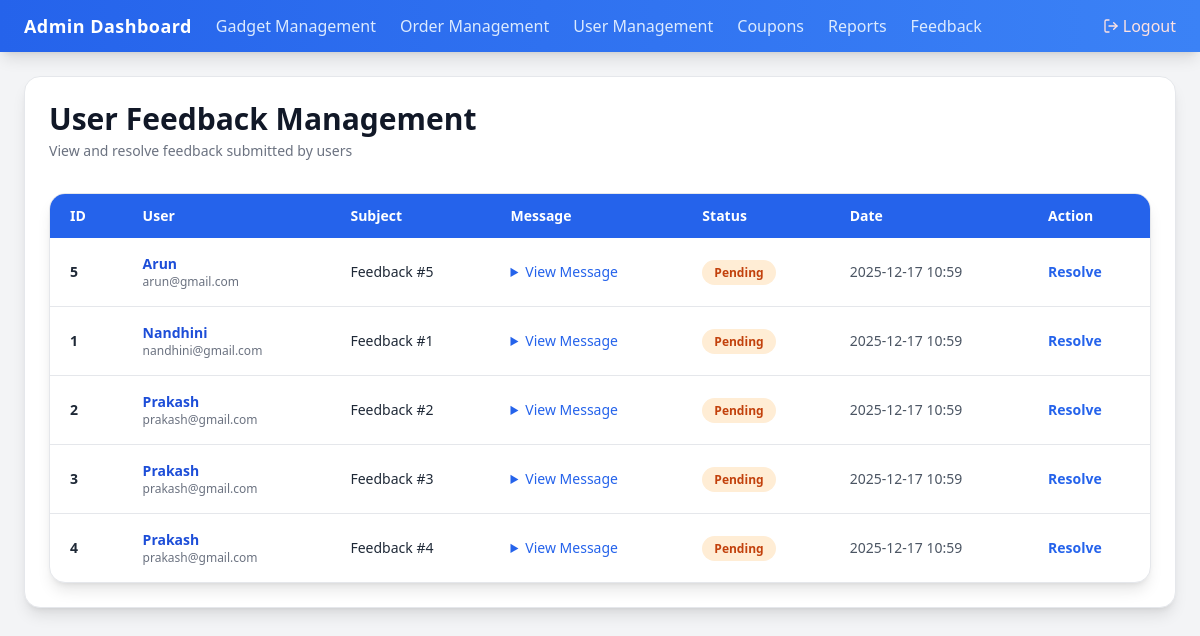
/admin/feedback (signed in), run on an earlier commit of the app's database.
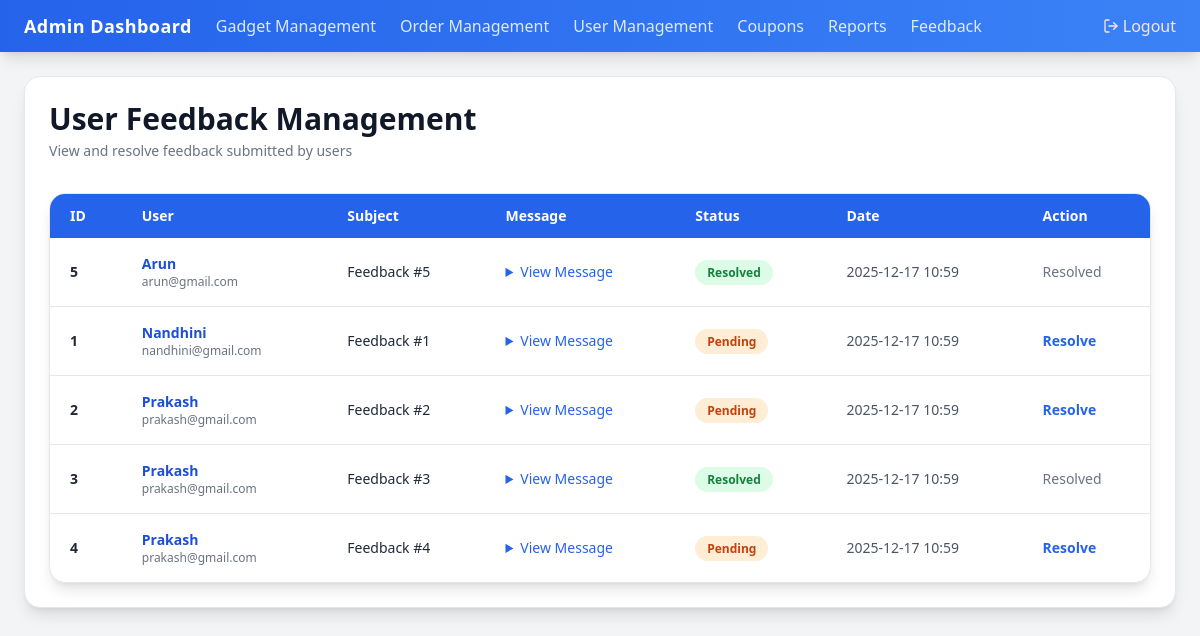
And on a later commit of the database.
### models.py (models this page shows, shortened)
class Feedback(db.Model):
    id = db.Column(db.Integer, primary_key=True)
    user_id = db.Column(db.Integer, db.ForeignKey('user.id'))
    subject = db.Column(db.String(100))
    message = db.Column(db.Text)
    status = db.Column(db.String(20), default='pending')
    created_at = db.Column(db.DateTime, default=datetime.utcnow)
    user = db.relationship('User', backref=db.backref('feedback', lazy=True))

class User(db.Model, UserMixin):
    id = db.Column(db.Integer, primary_key=True)
    name = db.Column(db.String(100))
    email = db.Column(db.String(100), unique=True)
    password = db.Column(db.String(200))
    phone = db.Column(db.String(15))
    address = db.Column(db.Text)
    is_admin = db.Column(db.Boolean, default=False)
    is_verified = db.Column(db.Boolean, default=False)
    is_active = db.Column(db.Boolean, default=True)
    created_at = db.Column(db.DateTime, default=datetime.utcnow)
    trust_score = db.Column(db.Integer, default=100)

### app.py (the view)
@app.route('/admin/feedback')
@login_required
@admin_required
def admin_feedback():
    feedback_items = Feedback.query.order_by(Feedback.created_at.desc()).all()
    return render_template("admin/admin_feedback.html", feedback_items=feedback_items)

### app.py (called while the page is built)
def admin_required(f):
    @wraps(f)
    def decorated_function(*args, **kwargs):
        if not current_user.is_authenticated or not current_user.is_admin:
            flash('Admin access required.', 'danger')
            return redirect(url_for('admin_login'))
        return f(*args, **kwargs)
    return decorated_function

@login_manager.user_loader
def load_user(user_id):
    return User.query.get(int(user_id))

@app.before_request
def ensure_images_valid():
    for g in Gadget.query.all():
        img_path = os.path.join(app.root_path, "static", g.image or "default_gadget.png")
        if not os.path.exists(img_path):
            g.image = "default_gadget.png"
    db.session.commit()

### templates/admin/admin_feedback.html (shortened to what this page needs)
{% extends "admin/admin_base.html" %}
{% block content %}
<div class="mb-8 flex items-center justify-between">
    <div>
        <h2 class="text-3xl font-bold text-gray-900">
            User Feedback Management
        </h2>
        <p class="text-sm text-gray-500 mt-1">
            View and resolve feedback submitted by users
        </p>
    </div>
</div>
{% if feedback_items %}
<div class="bg-white rounded-2xl shadow-lg border border-gray-200 overflow-x-auto">
    <table class="min-w-full text-sm">
        <thead class="bg-blue-600 text-white">
            <tr>
                <th class="px-5 py-3 text-left font-semibold">ID</th>
                <th class="px-5 py-3 text-left font-semibold">User</th>
                <th class="px-5 py-3 text-left font-semibold">Subject</th>
                <th class="px-5 py-3 text-left font-semibold">Message</th>
                <th class="px-5 py-3 text-left font-semibold">Status</th>
                <th class="px-5 py-3 text-left font-semibold">Date</th>
                <th class="px-5 py-3 text-left font-semibold">Action</th>
            </tr>
        </thead>
        <tbody class="divide-y divide-gray-200">
            {% for item in feedback_items %}
            <tr class="hover:bg-blue-50 transition">
                <td class="px-5 py-4 font-semibold text-gray-800">
                    {{ item.id }}
                </td>
                <td class="px-5 py-4">
                    <p class="font-semibold text-blue-700">
                        {{ item.user.name }}
                    </p>
                    <p class="text-xs text-gray-500">
                        {{ item.user.email }}
                    </p>
                </td>
                <td class="px-5 py-4 font-medium text-gray-800">
                    {{ item.subject }}
                </td>
                <td class="px-5 py-4 max-w-xs text-gray-700">
                    <details class="group">
                        <summary class="cursor-pointer text-blue-600 hover:underline font-medium">
                            View Message
                        </summary>
                    </details>
                </td>
                <td class="px-5 py-4">
                    <span class="px-3 py-1 rounded-full text-xs font-semibold
                        {% if item.status == 'pending' %}
                            bg-orange-100 text-orange-700
                        {% else %}
                            bg-green-100 text-green-700
                        {% endif %}
                    ">
                        {{ item.status.capitalize() }}
                    </span>
                </td>
                <td class="px-5 py-4 text-gray-600">
                    {{ item.created_at.strftime('%Y-%m-%d %H:%M') }}
                </td>
                <td class="px-5 py-4">
                    {% if item.status == 'pending' %}
                        <a href="{{ url_for('admin_resolve_feedback', feedback_id=item.id) }}"
                           onclick="return confirm('Mark this feedback as resolved?');"
                           class="text-blue-600 font-semibold hover:underline">
                            Resolve
                        </a>
                    {% else %}
                        <span class="text-gray-500 font-medium">
                            Resolved
                        </span>
                    {% endif %}
                </td>
            </tr>
            {% endfor %}
        </tbody>
    </table>
</div>
{% endif %}
{% endblock %}

What changed in the data, as far as the page shows it:
changed Feedback "Feedback #5": status "Pending" → "Resolved"; status "Resolve" → "Resolved"
changed Feedback "Feedback #3": status "Pending" → "Resolved"; status "Resolve" → "Resolved"
